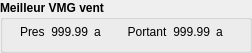
    <widget class="QGroupBox" name="groupBox_2">
     <property name="sizePolicy">
      <sizepolicy hsizetype="Fixed" vsizetype="Fixed">
       <horstretch>0</horstretch>
       <verstretch>0</verstretch>
      </sizepolicy>
     </property>
     <property name="minimumSize">
      <size>
       <width>224</width>
       <height>47</height>
      </size>
     </property>
     <property name="font">
      <font>
       <pointsize>9</pointsize>
       <weight>75</weight>
       <bold>true</bold>
      </font>
     </property>
     <property name="title">
      <string>Meilleur VMG vent</string>
     </property>
     <widget class="QWidget" name="layoutWidget2">
      <property name="geometry">
       <rect>
        <x>0</x>
        <y>20</y>
        <width>243</width>
        <height>24</height>
       </rect>
      </property>
      <layout class="QHBoxLayout" name="horizontalLayout_2">
       <item>
        <layout class="QGridLayout" name="gridLayout_5">
         <item row="0" column="1">
          <widget class="QLabel" name="boatName_8">
           <property name="font">
            <font>
             <family>MS Shell Dlg 2</family>
             <pointsize>9</pointsize>
             <weight>50</weight>
             <bold>false</bold>
            </font>
           </property>
           <property name="text">
            <string>Pres</string>
           </property>
          </widget>
         </item>
         <item row="0" column="2">
          <widget class="QLabel" name="bvmgU">
           <property name="font">
            <font>
             <family>MS Shell Dlg 2</family>
             <pointsize>9</pointsize>
             <weight>50</weight>
             <bold>false</bold>
            </font>
           </property>
           <property name="text">
            <string>999.99</string>
           </property>
           <property name="alignment">
            <set>Qt::AlignRight|Qt::AlignTrailing|Qt::AlignVCenter</set>
           </property>
          </widget>
         </item>
         <item row="0" column="3">
          <widget class="QLabel" name="deg_unit_3">
           <property name="font">
            <font>
             <pointsize>9</pointsize>
             <weight>50</weight>
             <bold>false</bold>
            </font>
           </property>
           <property name="text">
            <string>a</string>
           </property>
          </widget>
         </item>
         <item row="0" column="0">
          <spacer name="horizontalSpacer_6">
           <property name="orientation">
            <enum>Qt::Horizontal</enum>
           </property>
           <property name="sizeHint" stdset="0">
            <size>
             <width>40</width>
             <height>20</height>
            </size>
           </property>
          </spacer>
         </item>
        </layout>
       </item>
       <item>
        <spacer name="horizontalSpacer_4">
         <property name="orientation">
          <enum>Qt::Horizontal</enum>
         </property>
         <property name="sizeHint" stdset="0">
          <size>
           <width>40</width>
           <height>20</height>
          </size>
         </property>
        </spacer>
       </item>
       <item>
        <layout class="QGridLayout" name="gridLayout_6">
         <item row="0" column="0">
          <widget class="QLabel" name="boatName_13">
           <property name="font">
            <font>
             <family>MS Shell Dlg 2</family>
             <pointsize>9</pointsize>
             <weight>50</weight>
             <bold>false</bold>
            </font>
           </property>
           <property name="text">
            <string>Portant</string>
           </property>
           <property name="alignment">
            <set>Qt::AlignCenter</set>
           </property>
          </widget>
         </item>
         <item row="0" column="1">
          <widget class="QLabel" name="bvmgD">
           <property name="font">
            <font>
             <family>MS Shell Dlg 2</family>
             <pointsize>9</pointsize>
             <weight>50</weight>
             <bold>false</bold>
            </font>
           </property>
           <property name="text">
            <string>999.99</string>
           </property>
           <property name="alignment">
            <set>Qt::AlignRight|Qt::AlignTrailing|Qt::AlignVCenter</set>
           </property>
          </widget>
         </item>
         <item row="0" column="2">
          <widget class="QLabel" name="deg_unit_6">
           <property name="font">
            <font>
             <pointsize>9</pointsize>
             <weight>50</weight>
             <bold>false</bold>
            </font>
           </property>
           <property name="text">
            <string>a</string>
           </property>
          </widget>
         </item>
         <item row="0" column="3">
          <spacer name="horizontalSpacer_8">
           <property name="orientation">
            <enum>Qt::Horizontal</enum>
           </property>
           <property name="sizeHint" stdset="0">
            <size>
             <width>40</width>
             <height>20</height>
            </size>
           </property>
          </spacer>
         </item>
        </layout>
       </item>
      </layout>
     </widget>
    </widget>
